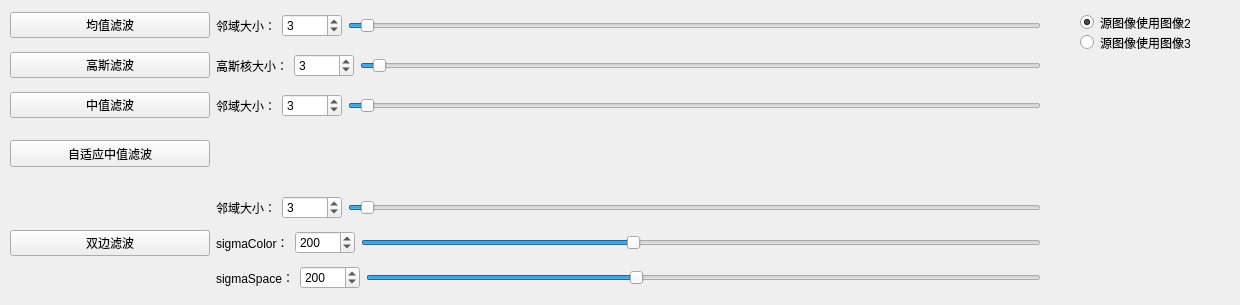
     <widget class="QWidget" name="tabM1">
      <attribute name="title">
       <string>空间域滤波相关</string>
      </attribute>
      <widget class="QWidget" name="layoutWidget2">
       <property name="geometry">
        <rect>
         <x>10</x>
         <y>10</y>
         <width>1031</width>
         <height>31</height>
        </rect>
       </property>
       <layout class="QHBoxLayout" name="horizontalLayout_3">
        <item>
         <widget class="QPushButton" name="p0Button1_4">
          <property name="minimumSize">
           <size>
            <width>200</width>
            <height>0</height>
           </size>
          </property>
          <property name="maximumSize">
           <size>
            <width>800</width>
            <height>16777215</height>
           </size>
          </property>
          <property name="text">
           <string>均值滤波</string>
          </property>
         </widget>
        </item>
        <item>
         <widget class="QLabel" name="label_8">
          <property name="text">
           <string>邻域大小：</string>
          </property>
         </widget>
        </item>
        <item>
         <widget class="QSpinBox" name="spinBox_4">
          <property name="minimumSize">
           <size>
            <width>60</width>
            <height>0</height>
           </size>
          </property>
          <property name="minimum">
           <number>1</number>
          </property>
          <property name="maximum">
           <number>111</number>
          </property>
          <property name="singleStep">
           <number>2</number>
          </property>
          <property name="value">
           <number>3</number>
          </property>
         </widget>
        </item>
        <item>
         <widget class="QSlider" name="BTSlider_4">
          <property name="minimum">
           <number>1</number>
          </property>
          <property name="maximum">
           <number>111</number>
          </property>
          <property name="pageStep">
           <number>1</number>
          </property>
          <property name="value">
           <number>3</number>
          </property>
          <property name="orientation">
           <enum>Qt::Horizontal</enum>
          </property>
         </widget>
        </item>
       </layout>
      </widget>
      <widget class="QWidget" name="layoutWidget3">
       <property name="geometry">
        <rect>
         <x>10</x>
         <y>50</y>
         <width>1031</width>
         <height>31</height>
        </rect>
       </property>
       <layout class="QHBoxLayout" name="horizontalLayout_4">
        <item>
         <widget class="QPushButton" name="p0Button1_7">
          <property name="minimumSize">
           <size>
            <width>200</width>
            <height>0</height>
           </size>
          </property>
          <property name="maximumSize">
           <size>
            <width>800</width>
            <height>16777215</height>
           </size>
          </property>
          <property name="text">
           <string>高斯滤波</string>
          </property>
         </widget>
        </item>
        <item>
         <widget class="QLabel" name="label_9">
          <property name="text">
           <string>高斯核大小：</string>
          </property>
         </widget>
        </item>
        <item>
         <widget class="QSpinBox" name="spinBox_5">
          <property name="minimumSize">
           <size>
            <width>60</width>
            <height>0</height>
           </size>
          </property>
          <property name="minimum">
           <number>1</number>
          </property>
          <property name="maximum">
           <number>111</number>
          </property>
          <property name="singleStep">
           <number>2</number>
          </property>
          <property name="value">
           <number>3</number>
          </property>
         </widget>
        </item>
        <item>
         <widget class="QSlider" name="BTSlider_5">
          <property name="minimum">
           <number>1</number>
          </property>
          <property name="maximum">
           <number>111</number>
          </property>
          <property name="singleStep">
           <number>2</number>
          </property>
          <property name="pageStep">
           <number>2</number>
          </property>
          <property name="value">
           <number>3</number>
          </property>
          <property name="orientation">
           <enum>Qt::Horizontal</enum>
          </property>
         </widget>
        </item>
       </layout>
      </widget>
      <widget class="QWidget" name="layoutWidget4">
       <property name="geometry">
        <rect>
         <x>10</x>
         <y>190</y>
         <width>1031</width>
         <height>106</height>
        </rect>
       </property>
       <layout class="QHBoxLayout" name="horizontalLayout_5">
        <item>
         <widget class="QPushButton" name="p0Button1_9">
          <property name="minimumSize">
           <size>
            <width>200</width>
            <height>0</height>
           </size>
          </property>
          <property name="maximumSize">
           <size>
            <width>800</width>
            <height>16777215</height>
           </size>
          </property>
          <property name="text">
           <string>双边滤波</string>
          </property>
         </widget>
        </item>
        <item>
         <layout class="QVBoxLayout" name="verticalLayout_2">
          <item>
           <layout class="QHBoxLayout" name="horizontalLayout_13">
            <item>
             <widget class="QLabel" name="label_10">
              <property name="text">
               <string>邻域大小：</string>
              </property>
             </widget>
            </item>
            <item>
             <widget class="QSpinBox" name="spinBox_6">
              <property name="minimumSize">
               <size>
                <width>60</width>
                <height>0</height>
               </size>
              </property>
              <property name="minimum">
               <number>1</number>
              </property>
              <property name="maximum">
               <number>111</number>
              </property>
              <property name="singleStep">
               <number>2</number>
              </property>
              <property name="stepType">
               <enum>QAbstractSpinBox::DefaultStepType</enum>
              </property>
              <property name="value">
               <number>3</number>
              </property>
             </widget>
            </item>
            <item>
             <widget class="QSlider" name="BTSlider_6">
              <property name="minimum">
               <number>1</number>
              </property>
              <property name="maximum">
               <number>111</number>
              </property>
              <property name="singleStep">
               <number>2</number>
              </property>
              <property name="pageStep">
               <number>2</number>
              </property>
              <property name="value">
               <number>3</number>
              </property>
              <property name="orientation">
               <enum>Qt::Horizontal</enum>
              </property>
             </widget>
            </item>
           </layout>
          </item>
          <item>
           <layout class="QHBoxLayout" name="horizontalLayout_12">
            <item>
             <widget class="QLabel" name="label_17">
              <property name="text">
               <string>sigmaColor：</string>
              </property>
             </widget>
            </item>
            <item>
             <widget class="QSpinBox" name="spinBox_13">
              <property name="minimumSize">
               <size>
                <width>60</width>
                <height>0</height>
               </size>
              </property>
              <property name="minimum">
               <number>1</number>
              </property>
              <property name="maximum">
               <number>500</number>
              </property>
              <property name="singleStep">
               <number>1</number>
              </property>
              <property name="stepType">
               <enum>QAbstractSpinBox::DefaultStepType</enum>
              </property>
              <property name="value">
               <number>200</number>
              </property>
             </widget>
            </item>
            <item>
             <widget class="QSlider" name="BTSlider_13">
              <property name="minimum">
               <number>1</number>
              </property>
              <property name="maximum">
               <number>500</number>
              </property>
              <property name="singleStep">
               <number>1</number>
              </property>
              <property name="pageStep">
               <number>10</number>
              </property>
              <property name="value">
               <number>200</number>
              </property>
              <property name="orientation">
               <enum>Qt::Horizontal</enum>
              </property>
             </widget>
            </item>
           </layout>
          </item>
          <item>
           <layout class="QHBoxLayout" name="horizontalLayout_14">
            <item>
             <widget class="QLabel" name="label_18">
              <property name="text">
               <string>sigmaSpace：</string>
              </property>
             </widget>
            </item>
            <item>
             <widget class="QSpinBox" name="spinBox_14">
              <property name="minimumSize">
               <size>
                <width>60</width>
                <height>0</height>
               </size>
              </property>
              <property name="minimum">
               <number>1</number>
              </property>
              <property name="maximum">
               <number>500</number>
              </property>
              <property name="singleStep">
               <number>1</number>
              </property>
              <property name="stepType">
               <enum>QAbstractSpinBox::DefaultStepType</enum>
              </property>
              <property name="value">
               <number>200</number>
              </property>
             </widget>
            </item>
            <item>
             <widget class="QSlider" name="BTSlider_14">
              <property name="minimum">
               <number>1</number>
              </property>
              <property name="maximum">
               <number>500</number>
              </property>
              <property name="singleStep">
               <number>1</number>
              </property>
              <property name="pageStep">
               <number>10</number>
              </property>
              <property name="value">
               <number>200</number>
              </property>
              <property name="orientation">
               <enum>Qt::Horizontal</enum>
              </property>
             </widget>
            </item>
           </layout>
          </item>
         </layout>
        </item>
       </layout>
      </widget>
      <widget class="QWidget" name="layoutWidget5">
       <property name="geometry">
        <rect>
         <x>10</x>
         <y>90</y>
         <width>1031</width>
         <height>31</height>
        </rect>
       </property>
       <layout class="QHBoxLayout" name="horizontalLayout_6">
        <item>
         <widget class="QPushButton" name="p0Button1_8">
          <property name="minimumSize">
           <size>
            <width>200</width>
            <height>0</height>
           </size>
          </property>
          <property name="maximumSize">
           <size>
            <width>800</width>
            <height>16777215</height>
           </size>
          </property>
          <property name="text">
           <string>中值滤波</string>
          </property>
         </widget>
        </item>
        <item>
         <widget class="QLabel" name="label_11">
          <property name="text">
           <string>邻域大小：</string>
          </property>
         </widget>
        </item>
        <item>
         <widget class="QSpinBox" name="spinBox_7">
          <property name="minimumSize">
           <size>
            <width>60</width>
            <height>0</height>
           </size>
          </property>
          <property name="minimum">
           <number>1</number>
          </property>
          <property name="maximum">
           <number>111</number>
          </property>
          <property name="singleStep">
           <number>2</number>
          </property>
          <property name="value">
           <number>3</number>
          </property>
         </widget>
        </item>
        <item>
         <widget class="QSlider" name="BTSlider_7">
          <property name="minimum">
           <number>1</number>
          </property>
          <property name="maximum">
           <number>111</number>
          </property>
          <property name="singleStep">
           <number>2</number>
          </property>
          <property name="pageStep">
           <number>2</number>
          </property>
          <property name="value">
           <number>3</number>
          </property>
          <property name="orientation">
           <enum>Qt::Horizontal</enum>
          </property>
         </widget>
        </item>
       </layout>
      </widget>
      <widget class="QRadioButton" name="radioButton_3">
       <property name="geometry">
        <rect>
         <x>1080</x>
         <y>10</y>
         <width>151</width>
         <height>25</height>
        </rect>
       </property>
       <property name="text">
        <string>源图像使用图像2</string>
       </property>
       <property name="checked">
        <bool>true</bool>
       </property>
       <attribute name="buttonGroup">
        <string notr="true">buttonGroup_2</string>
       </attribute>
      </widget>
      <widget class="QRadioButton" name="radioButton_4">
       <property name="geometry">
        <rect>
         <x>1080</x>
         <y>30</y>
         <width>151</width>
         <height>25</height>
        </rect>
       </property>
       <property name="text">
        <string>源图像使用图像3</string>
       </property>
       <attribute name="buttonGroup">
        <string notr="true">buttonGroup_2</string>
       </attribute>
      </widget>
      <widget class="QPushButton" name="p0Button1_21">
       <property name="geometry">
        <rect>
         <x>10</x>
         <y>140</y>
         <width>200</width>
         <height>27</height>
        </rect>
       </property>
       <property name="minimumSize">
        <size>
         <width>200</width>
         <height>0</height>
        </size>
       </property>
       <property name="maximumSize">
        <size>
         <width>800</width>
         <height>16777215</height>
        </size>
       </property>
       <property name="text">
        <string>自适应中值滤波</string>
       </property>
      </widget>
     </widget>
